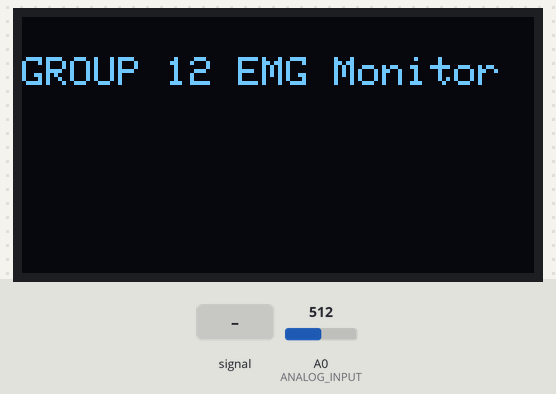
The sketch below on a simulated Arduino Uno, built with avr-gcc and run on an emulated ATmega328P. Shown: 128×64 one-colour display. Inputs (shaded band) come from the test bench; at power-on: A0 (ANALOG_INPUT) = 512. What the sketch prints to the serial monitor is not drawn.

Above: at 6.1 s.
6.2 s: A0 (ANALOG_INPUT) fed a 200 Hz sine of ±81 counts around its level
At 6.33 s:
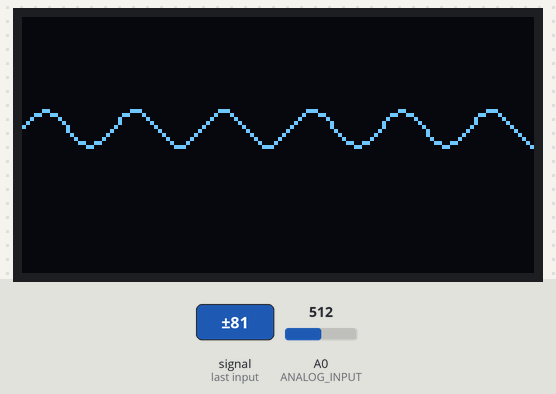
8.2 s: A0 (ANALOG_INPUT) fed a 1000 Hz sine of ±255 counts around its level
At 8.47 s:
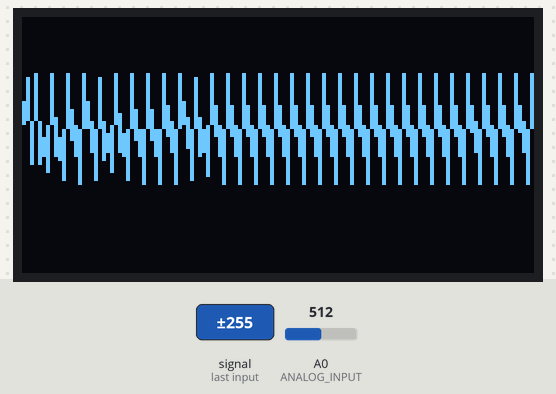
9.8 s: A0 (ANALOG_INPUT) set to 716
Timing chart, 0 to 12.8 s (numbered marks = the images above; inputs shaded):
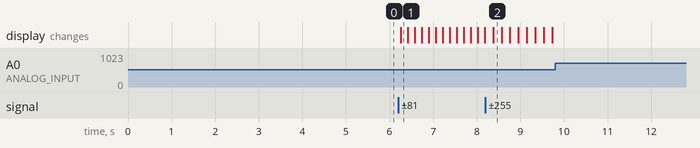

The sketch:

asc1902.ino
```cpp
#include <SPI.h>
#include <Adafruit_GFX.h>
#include <Adafruit_SSD1306.h>

#define SCREEN_WIDTH 128  // OLED display width, in pixels.
#define SCREEN_HEIGHT 64  // OLED display height, in pixels.

// Declaration for SSD1306 display connected using hardware SPI:
#define OLED_COPI 11  // Data input from Arduino to Display.
#define OLED_CLK 13   // Serial Clock input to Display.
#define OLED_DC 9     // Data / Command: 0 = Command, 1 = Data.
#define OLED_CS 10    // Chip select: 0 = Display selected, 1 = Display ignored.
#define OLED_RESET 8  // Reset: Resets when pulled low. Keep high during normal operation.

// Adafruit_SSD1306 display(SCREEN_WIDTH, SCREEN_HEIGHT,
//                          &SPI, OLED_DC, OLED_RESET, OLED_CS);
// Comment out above and uncomment below to use software SPI.
Adafruit_SSD1306 display(SCREEN_WIDTH, SCREEN_HEIGHT,
 OLED_COPI, OLED_CLK, OLED_DC, OLED_RESET, OLED_CS);

#define ANALOG_INPUT A0    // SINE WAVE INPUT FROM OP-AMP
// #define TRIGGER_LEVEL 512  // TO CENTER THE SINE WAVE
int TRIGGER_LEVEL;

int max_analog_dta = 300;   // max analog data
int min_analog_dta = 100;   // min analog data
int static_analog_dta = 0;  // static analog data


int getAnalog(int pin) {
  long sum = 0;
  for (int i = 0; i < 32; i++) {
    sum += analogRead(pin);
  }

  int dta = sum >> 5;

  max_analog_dta = dta > max_analog_dta ? dta : max_analog_dta;  // if max data
  min_analog_dta = min_analog_dta > dta ? dta : min_analog_dta;  // if min data

  return sum >> 5;
}


void setup() {
  Serial.begin(9600);
  if (!display.begin(SSD1306_SWITCHCAPVCC)) {
    Serial.println(F("SSD1306 allocation failed"));
    for (;;)
      ;
  }
  display.clearDisplay();  // Clears the buffer
  display.setTextSize(1);
  display.setTextColor(SSD1306_WHITE);
  display.setCursor(0, 10);
  display.println("GROUP 12 EMG Monitor");
  display.display();

    long sum = 0;
  for (int i = 0; i <= 10; i++) {
    for (int j = 0; j < 100; j++) {
      sum += getAnalog(A0);
      delay(1);
    }
  }
  sum /= 1100;
  static_analog_dta = sum;
  Serial.print("static_analog_dta = ");
  Serial.println(static_analog_dta);
  TRIGGER_LEVEL = static_analog_dta;
}

void loop() {
  display.clearDisplay();
  /*
  Using a rising edge trigger prevents false starts or erratic displays.
  It also centers the waveform, the waveform starts at a consistent point each cycle.
  */
int prevValue = getAnalog(A0);  // get Analog value
  // Serial.println(currentValue);
  int currentValue;
  // Wait for a rising edge crossing TRIGGER_LEVEL
  while (true) {
    currentValue = analogRead(ANALOG_INPUT);
    if (prevValue < TRIGGER_LEVEL && currentValue >= TRIGGER_LEVEL) {
      break;  // Trigger point found
    }
    prevValue = currentValue;
  }
  // Plot waveform after trigger point
  int graphHeight = SCREEN_HEIGHT - 10;
  int lastX = 0;
  int lastY = map(currentValue, 0, 1023, graphHeight, 0);
  int value;
  for (int x = 1; x < SCREEN_WIDTH; x++) {
    value = analogRead(ANALOG_INPUT);
    int y = map(value, 0, 1023, graphHeight, 0);          // maps 'value' from [0, 1023] to [54, 0]
    display.drawLine(lastX, lastY, x, y, SSD1306_WHITE);  // Connect points smoothly
    lastX = x;
    lastY = y;
  }
  Serial.println(value);

  display.display();
  delay(100);
}
```

Measured:
- after the input at 6.2 s, the display: changes after 0.06 s (image 1)
- after the input at 9.8 s, every drawn part: stays the same
